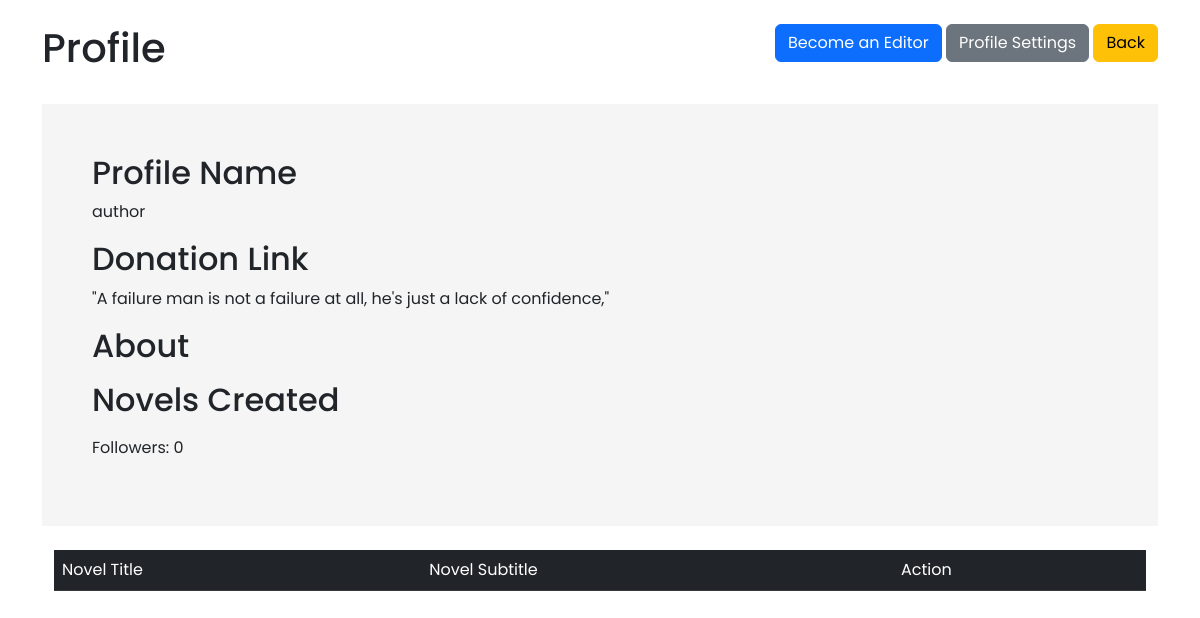
Page /author_profile.php?id=32 on the committed database.
### tables this page shows
CREATE TABLE `profiles` (
  `profiles_id` int(11) NOT NULL,
  `firstname` varchar(255) NOT NULL,
  `lastname` varchar(255) NOT NULL,
  `birthday` date DEFAULT NULL,
  `profiles_about` text NOT NULL,
  `profiles_introtitle` text NOT NULL,
  `profiles_introtext` text NOT NULL,
  `users_id` int(11) DEFAULT NULL,
  `profile_picture` varchar(255) NOT NULL
);

CREATE TABLE `users` (
  `users_id` int(11) NOT NULL,
  `users_username` tinytext NOT NULL,
  `users_email` tinytext NOT NULL,
  `users_pwd` varchar(255) NOT NULL,
  `users_status` varchar(12) NOT NULL,
  `users_role` text NOT NULL
);

### author_profile.php (the view, shortened to what this page needs)
<?php
    include "includes/database.php";
    $id = $_GET['id'];
?>
<!DOCTYPE html>
<html lang="en">
<head>
    <meta charset="UTF-8"><!DOCTYPE html>
<html lang="en">
<head>
    <link rel="stylesheet" href="https://cdn.jsdelivr.net/npm/bootstrap@5.2.3/dist/css/bootstrap.min.css"
>
</head>
<body>
    <div class="container">
        <div class="d-flex justify-content-between my-4">
            <h1>Profile</h1>
            <div>
                <a href="add_editor_action.php" class="btn btn-primary">Become an Editor</a>
                <a href="profilesettings.php" class="btn btn-secondary">Profile Settings</a>
                <button onclick="window.history.back()" class="btn btn-warning">Back</a>
            </div>
    </div>
        <div class="novel-details my-4">
            <?php
                $sql = "SELECT * FROM `users`
                INNER JOIN profiles ON profiles.users_id = users.users_id
                WHERE users.users_id='$id'";
                $result = $conn->query($sql);
                if ($result) {
                            while ($row = $result->fetch_assoc())
                            {
                                echo "<h2>Profile Name</h2>";
                                echo "<p>$row[users_username]</p>";
                                echo "<h2>Donation Link</h2>";
                                echo "<p>$row[profiles_introtext]</p>";
                                echo "<h2>About</h2>";
                                echo "<h2>Novels Created</h2>";
                        ?>
                        <?php
                            }
                        }
                        $followers = "SELECT COUNT(followers_id) AS follows FROM followers WHERE author_id = '$id'";
                            $countFollowers = $conn->query($followers);
                            while($row2 = $countFollowers->fetch_assoc())
                            {
                            ?>
                                <p>Followers: <?php echo $row2['follows']?></p>
                            <?php
                            }
                        ?>
        </div>
        <div class="container">
            <table class="table">
                <thead class="table-dark">
                    <tr>
                        <td>Novel Title</td>
                        <td>Novel Subtitle</td>
                        <td>Action</td>
                    </tr>
                </thead>
            </table>
        </div>
    </div>
</body>
</html>

### author_profile.php (style rules this page uses)
.novel-details { background: #f5f5f5; padding: 50px; }
body { font-family: "Poppins"; }

### rows in the picture
profiles: users.users_username "author", profiles_introtext "\"A failure man is not a failure at all, he's just a lack of confidence,\""

### other values in the picture
$row2['follows'] "0"
